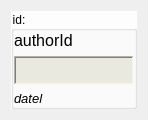
<?xml version="1.0" encoding="UTF-8"?>
<ui version="4.0">
 <class>MessageWidget</class>
 <widget class="QWidget" name="MessageWidget">
  <property name="geometry">
   <rect>
    <x>0</x>
    <y>0</y>
    <width>148</width>
    <height>120</height>
   </rect>
  </property>
  <property name="sizePolicy">
   <sizepolicy hsizetype="MinimumExpanding" vsizetype="Expanding">
    <horstretch>0</horstretch>
    <verstretch>0</verstretch>
   </sizepolicy>
  </property>
  <property name="minimumSize">
   <size>
    <width>0</width>
    <height>0</height>
   </size>
  </property>
  <property name="contextMenuPolicy">
   <enum>Qt::NoContextMenu</enum>
  </property>
  <property name="windowTitle">
   <string>Form</string>
  </property>
  <layout class="QVBoxLayout" name="verticalLayout_2">
   <item>
    <widget class="QGroupBox" name="groupBox">
     <property name="sizePolicy">
      <sizepolicy hsizetype="Expanding" vsizetype="Expanding">
       <horstretch>0</horstretch>
       <verstretch>0</verstretch>
      </sizepolicy>
     </property>
     <property name="styleSheet">
      <string notr="true">QGroupBox {
background-color: rgba(255, 255, 255, 219);
color: rgb(0, 0, 0)
}</string>
     </property>
     <property name="title">
      <string>id:</string>
     </property>
     <property name="alignment">
      <set>Qt::AlignLeading|Qt::AlignLeft|Qt::AlignVCenter</set>
     </property>
     <property name="flat">
      <bool>false</bool>
     </property>
     <property name="checkable">
      <bool>false</bool>
     </property>
     <layout class="QVBoxLayout" name="verticalLayout" stretch="0,0,0">
      <property name="leftMargin">
       <number>0</number>
      </property>
      <property name="topMargin">
       <number>0</number>
      </property>
      <property name="rightMargin">
       <number>0</number>
      </property>
      <property name="bottomMargin">
       <number>0</number>
      </property>
      <item>
       <widget class="QLabel" name="authorNamelable">
        <property name="sizePolicy">
         <sizepolicy hsizetype="Expanding" vsizetype="Expanding">
          <horstretch>0</horstretch>
          <verstretch>0</verstretch>
         </sizepolicy>
        </property>
        <property name="font">
         <font>
          <family>Arial</family>
          <pointsize>12</pointsize>
         </font>
        </property>
        <property name="styleSheet">
         <string notr="true">#authorNamelable {
color: rgb(0, 0, 0)
}</string>
        </property>
        <property name="text">
         <string>authorId</string>
        </property>
       </widget>
      </item>
      <item>
       <widget class="QTextEdit" name="messageTextEdit">
        <property name="sizePolicy">
         <sizepolicy hsizetype="Expanding" vsizetype="MinimumExpanding">
          <horstretch>0</horstretch>
          <verstretch>0</verstretch>
         </sizepolicy>
        </property>
        <property name="minimumSize">
         <size>
          <width>0</width>
          <height>10</height>
         </size>
        </property>
        <property name="autoFillBackground">
         <bool>true</bool>
        </property>
        <property name="styleSheet">
         <string notr="true">QTextEdit {
background-color: rgba(231, 231, 221, 173)
}</string>
        </property>
        <property name="frameShape">
         <enum>QFrame::WinPanel</enum>
        </property>
        <property name="frameShadow">
         <enum>QFrame::Sunken</enum>
        </property>
        <property name="lineWidth">
         <number>1</number>
        </property>
        <property name="midLineWidth">
         <number>3</number>
        </property>
        <property name="textInteractionFlags">
         <set>Qt::NoTextInteraction</set>
        </property>
       </widget>
      </item>
      <item>
       <widget class="QLabel" name="dateLable">
        <property name="sizePolicy">
         <sizepolicy hsizetype="Expanding" vsizetype="Expanding">
          <horstretch>0</horstretch>
          <verstretch>0</verstretch>
         </sizepolicy>
        </property>
        <property name="font">
         <font>
          <family>Arial</family>
          <pointsize>10</pointsize>
          <italic>true</italic>
         </font>
        </property>
        <property name="styleSheet">
         <string notr="true">#dateLable {
color: rgb(0, 0, 0)
}</string>
        </property>
        <property name="text">
         <string>datel</string>
        </property>
       </widget>
      </item>
     </layout>
    </widget>
   </item>
  </layout>
 </widget>
 <resources/>
 <connections/>
</ui>
